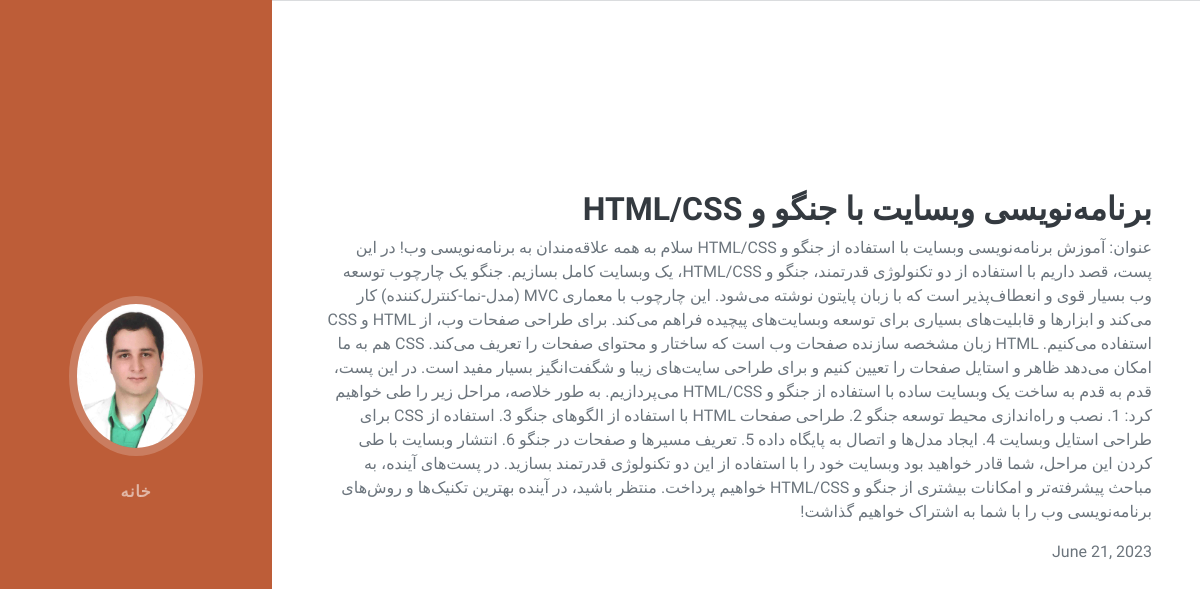
The page /blog/1 on the database its author committed.
### blog/models.py (models this page shows, shortened)
class Blog(models.Model):
    title = models.CharField(max_length=50)
    description = models.TextField()
    date = models.DateField()

### blog/views.py (the view)
# urls.py: path('<int:blog_id>', views.blog_detail, name="blog_detail")
def blog_detail(request, blog_id):
    blog = get_object_or_404(Blog, id=blog_id)
    context = {
        'blog': blog
    }
    return render(request, 'blog/blog_detail.html', context)

### blog/templates/blog/blog_detail.html (shortened to what this page needs)
<!DOCTYPE html>
{% load static %}
<html lang="fa">
<head>
        <link href="{% static '/css/styles.css'%}" rel="stylesheet" />
</head>
<body id="page-top">
  <nav class="navbar navbar-expand-lg navbar-dark bg-primary fixed-top" id="sideNav">
    <a class="navbar-brand js-scroll-trigger" href="#page-top">
      <span class="d-none d-lg-block">
        <img class="img-fluid img-profile rounded-circle mx-auto mb-2" src="{% static 'img/profile.jpg' %}" alt="">
      </span>
    </a>
    <div class="collapse navbar-collapse" id="navbarSupportedContent">
      <ul class="navbar-nav">
        <li class="nav-item">
          <a class="nav-link js-scroll-trigger" href="{% url 'index' %}">خانه</a>
        </li>
      </ul>
    </div>
  </nav>
    <section dir="rtl" class="resume-section p-3 p-lg-5 d-flex align-items-center" id="interests">
      <div class="w-100">
        <h3 class="mb-2">{{ blog.title }}</h3>
        <p>{{ blog.description }}</p>
        <p class="mb-0">{{ blog.date }}</p><br><br>
      </div>
    </section>
</body>
</html>

### rows shown on the page
Blog: title "برنامه‌نویسی وبسایت با جنگو و HTML/CSS", description "عنوان: آموزش برنامه‌نویسی وبسایت با استفاده از جنگو و HTML/CSS سلام به همه علاقه‌مندان به برنامه‌نویسی وب! در این پست، قصد داریم با استفاده از دو تکنولوژی قدرتمند، جنگو و HTML/CSS، یک وبسایت کامل بسازیم. جنگو یک چارچوب توسعه وب بسیار قوی و انعطاف‌پذیر است که با زبان پایتون نوشته می‌شود. این چارچوب با معماری MVC (مدل-نما-کنترل‌کننده) کار می‌کند و ابزارها و قابلیت‌های بسیاری برای توسعه وبسایت‌های پیچیده فراهم می‌کند. برای طراحی صفحات وب، از HTML و CSS استفاده می‌کنیم. HTML زبان مشخصه سازنده صفحات وب است که ساختار و محتوای صفحات را تعریف می‌کند. CSS هم به ما امکان می‌دهد ظاهر و استایل صفحات را تعیین کنیم و برای طراحی سایت‌های زیبا و شگفت‌انگیز بسیار مفید است. در این پست، قدم به قدم به ساخت یک…", date "June 21, 2023"
